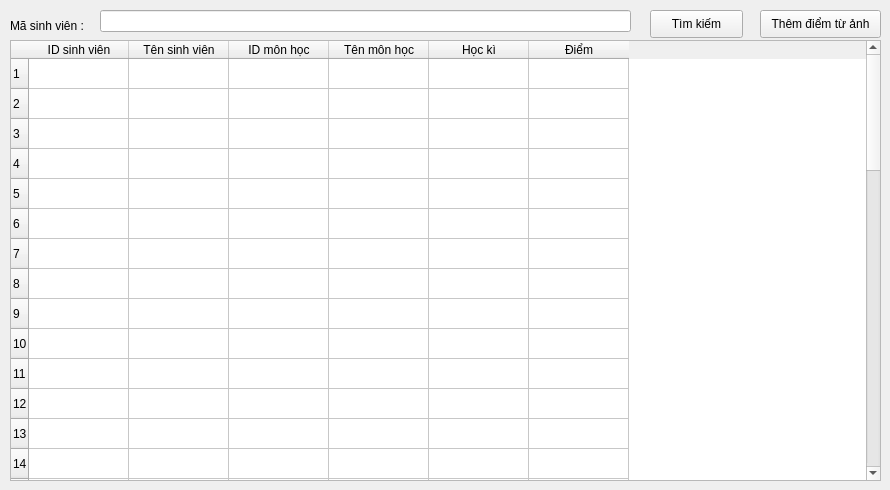
      <widget class="QWidget" name="diemmonhoc">
       <attribute name="title">
        <string>Điểm theo sinh viên</string>
       </attribute>
       <widget class="QLabel" name="label_84">
        <property name="geometry">
         <rect>
          <x>10</x>
          <y>10</y>
          <width>91</width>
          <height>31</height>
         </rect>
        </property>
        <property name="text">
         <string>Mã sinh viên :</string>
        </property>
       </widget>
       <widget class="QLineEdit" name="lineEdit_33">
        <property name="geometry">
         <rect>
          <x>100</x>
          <y>10</y>
          <width>531</width>
          <height>22</height>
         </rect>
        </property>
       </widget>
       <widget class="QPushButton" name="pushButton_19">
        <property name="geometry">
         <rect>
          <x>650</x>
          <y>10</y>
          <width>93</width>
          <height>28</height>
         </rect>
        </property>
        <property name="text">
         <string>Tìm kiếm</string>
        </property>
       </widget>
       <widget class="QPushButton" name="pushButton_20">
        <property name="geometry">
         <rect>
          <x>760</x>
          <y>10</y>
          <width>121</width>
          <height>28</height>
         </rect>
        </property>
        <property name="text">
         <string>Thêm điểm từ ảnh</string>
        </property>
       </widget>
       <widget class="QTableWidget" name="tableWidget_5">
        <property name="geometry">
         <rect>
          <x>10</x>
          <y>40</y>
          <width>871</width>
          <height>441</height>
         </rect>
        </property>
        <property name="rowCount">
         <number>50</number>
        </property>
        <row/>
        <row/>
        <row/>
        <row/>
        <row/>
        <row/>
        <row/>
        <row/>
        <row/>
        <row/>
        <row/>
        <row/>
        <row/>
        <row/>
        <row/>
        <row/>
        <row/>
        <row/>
        <row/>
        <row/>
        <row/>
        <row/>
        <row/>
        <row/>
        <row/>
        <row/>
        <row/>
        <row/>
        <row/>
        <row/>
        <row/>
        <row/>
        <row/>
        <row/>
        <row/>
        <row/>
        <row/>
        <row/>
        <row/>
        <row/>
        <row/>
        <row/>
        <row/>
        <row/>
        <row/>
        <row/>
        <row/>
        <row/>
        <row/>
        <row/>
        <column>
         <property name="text">
          <string>ID sinh viên</string>
         </property>
        </column>
        <column>
         <property name="text">
          <string>Tên sinh viên</string>
         </property>
        </column>
        <column>
         <property name="text">
          <string>ID môn học</string>
         </property>
        </column>
        <column>
         <property name="text">
          <string>Tên môn học</string>
         </property>
        </column>
        <column>
         <property name="text">
          <string>Học kì</string>
         </property>
        </column>
        <column>
         <property name="text">
          <string>Điểm</string>
         </property>
        </column>
       </widget>
      </widget>
